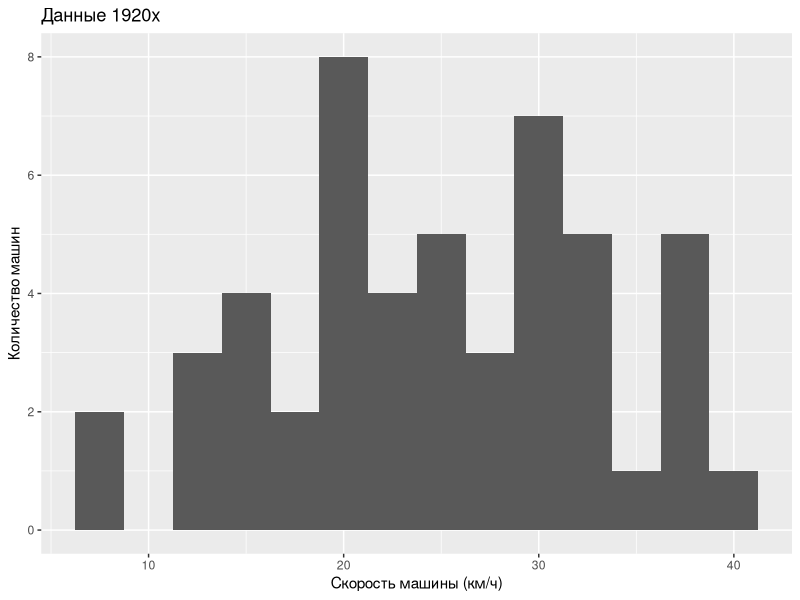
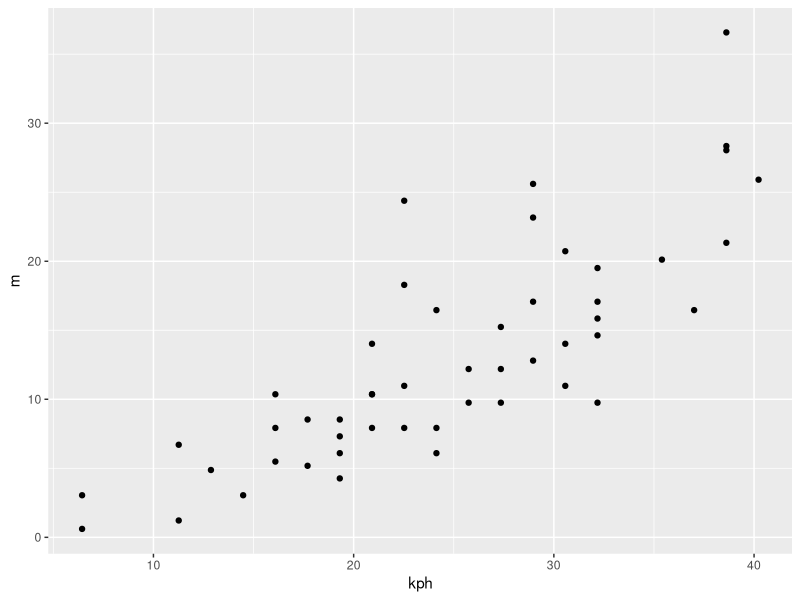
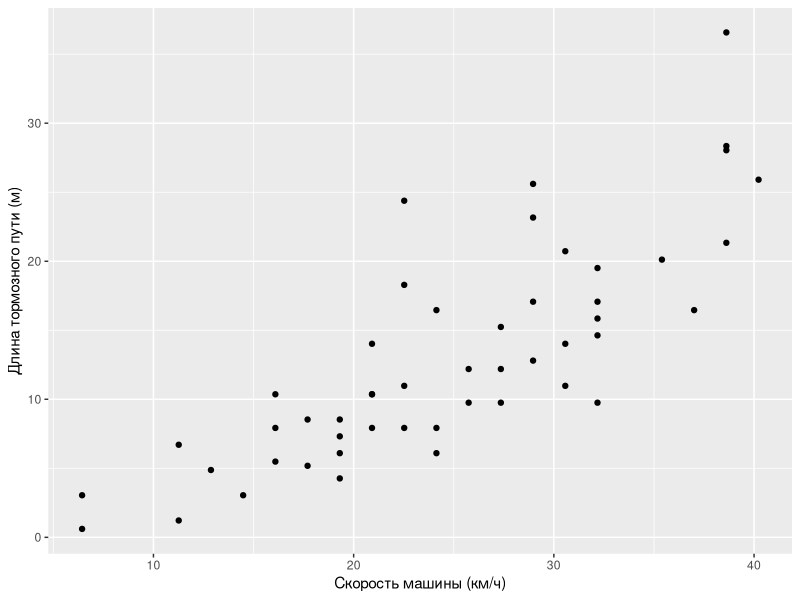
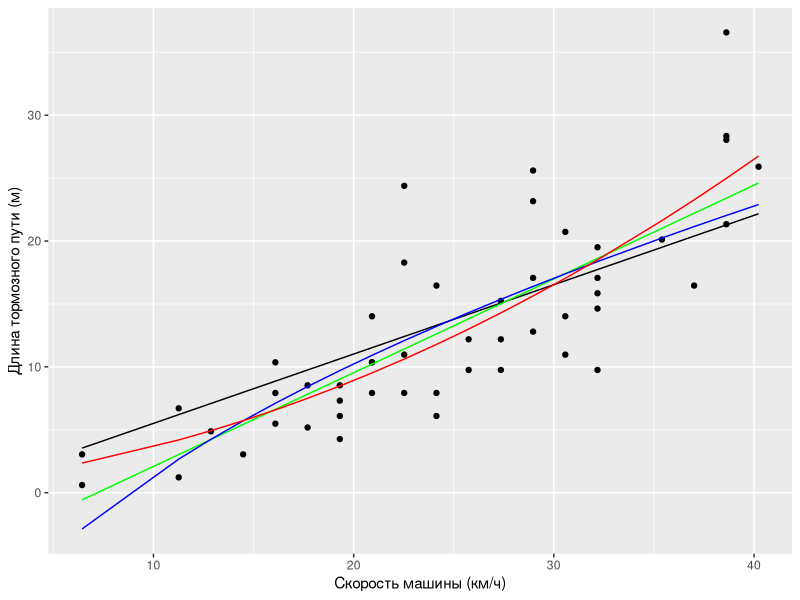

Generate these figures, in order, with R:
head(cars)
tail(cars)
help("cars")
cars$kph <- 1.609 * cars$speed
cars$m <- 0.3048 * cars$dist
head(cars)
mean(cars$kph)
max(cars$kph)
min(cars$kph)
median(cars$kph)
summary(cars$kph)
sort(cars$kph)
# ggggg

require("ggplot2")

qplot(data=cars,kph,binwidth=2.5,
      xlab="Скорость машины (км/ч)",
      ylab="Количество машин",
      main="Данные 1920х")

qplot(data=cars,kph,m)
qplot(data=cars,kph,m,
  xlab="Скорость машины (км/ч)",
  ylab="Длина тормозного пути (м)")

head(cars)


cars$sqrt <- sqrt(cars$kph)
cars$kph2 <- cars$kph^2

m2 <- lm(data=cars,m~kph)
summary(m2)

m3 <- lm(data=cars,m~sqrt)
summary(m3)

m4 <- lm(data=cars,m~kph+kph2)
summary(m4)

m1 <- lm(data=cars,m~0+kph)
summary(m1)

str(cars)
head(cars)

cars$pr1 <- predict(m1)
cars$pr2 <- predict(m2)
cars$pr3 <- predict(m3)
cars$pr4 <- predict(m4)

cars[2,1]
str(cars)
cars[10,]
2:7
cars[2:7,1:4]
cars[c(1,5,7),c(3,4,9,10)]

qplot(data=cars,x=kph,y=m,
      xlab="Скорость машины (км/ч)",
      ylab="Длина тормозного пути (м)") +
  geom_line(aes(y=pr1),colour="black")+
  geom_line(aes(y=pr2),colour="green")+
  geom_line(aes(y=pr3),colour="blue")+
  geom_line(aes(y=pr4),colour="red")
  

deviance(m1)
deviance(m2)
deviance(m3)
deviance(m4)




